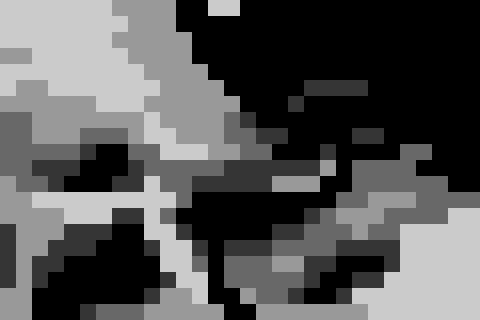

Rendered tile map (Tiled .tmx) drawn with the repository's tilesets; below, a short description and the map source with its tile grids summarised:
An orthogonal 30x20 tile map with 16x16 px tiles, 1 tile layer (growthLevel), 5 hidden layers not drawn, 4 tilesets.

<map version="1.0" orientation="orthogonal" renderorder="right-down" width="30" height="20" tilewidth="16" tileheight="16">
 <tileset firstgid="1" name="darken" tilewidth="16" tileheight="16">
  <image source="maps/darken.png" width="160" height="320" />
  <tile id="20">
   <properties>
    <property name="growthLevel" value="5" />
   </properties>
  </tile>
  <tile id="21">
   <properties>
    <property name="growthLevel" value="4" />
   </properties>
  </tile>
  <tile id="22">
   <properties>
    <property name="growthLevel" value="3" />
   </properties>
  </tile>
  <tile id="23">
   <properties>
    <property name="growthLevel" value="2" />
   </properties>
  </tile>
  <tile id="24">
   <properties>
    <property name="growthLevel" value="1" />
   </properties>
  </tile>
 </tileset>
 <tileset firstgid="201" name="checkerboard" tilewidth="16" tileheight="16">
  <image source="maps/checkerboard.png" width="160" height="320" />
 </tileset>
 <tileset firstgid="401" name="map-tileset" tilewidth="16" tileheight="16">
  <image source="maps/map-tileset.png" width="160" height="320" />
  <tile id="22">
   <properties>
    <property name="obstacle" value="true" />
   </properties>
  </tile>
 </tileset>
 <tileset firstgid="601" name="p1_elder02" tilewidth="16" tileheight="16">
  <image source="units/p1_elder02.png" width="160" height="320" />
 </tileset>
 <layer name="growthLevel" width="30" height="20">
  <data>[600 cells, 471 non-empty, 5 distinct tile ids]</data>
 </layer>
 <layer name="base layer" width="30" height="20" visible="0">
  <data>[600 cells, 600 non-empty, 2 distinct tile ids]</data>
 </layer>
 <layer name="road" width="30" height="20" visible="0">
  <data>[600 cells, 56 non-empty, 7 distinct tile ids]</data>
 </layer>
 <layer name="trees" width="30" height="20" visible="0">
  <data>[600 cells, 354 non-empty, 6 distinct tile ids]</data>
 </layer>
 <layer name="darken" width="30" height="20" visible="0">
  <data>[600 cells, 600 non-empty, 1 distinct tile ids]</data>
 </layer>
 <layer name="player" width="30" height="20" visible="0">
  <data>[600 cells, 3 non-empty, 1 distinct tile ids]</data>
 </layer>
</map>